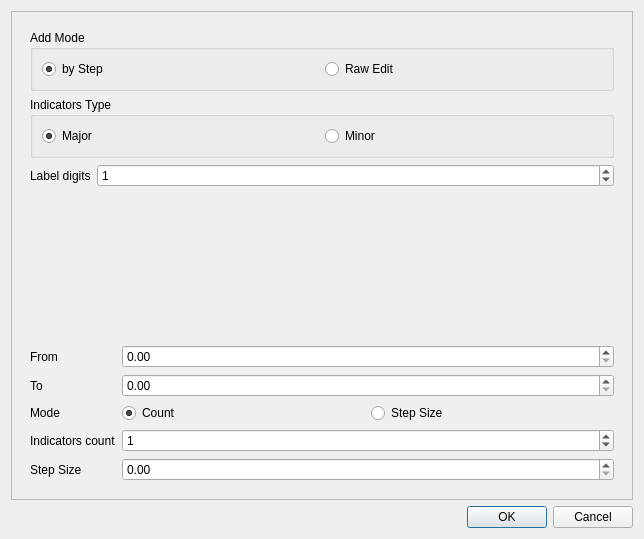
<?xml version="1.0" encoding="UTF-8"?>
<ui version="4.0">
 <class>AddLiIndicatorsDialog</class>
 <widget class="QDialog" name="AddLiIndicatorsDialog">
  <property name="geometry">
   <rect>
    <x>0</x>
    <y>0</y>
    <width>644</width>
    <height>539</height>
   </rect>
  </property>
  <property name="windowTitle">
   <string>Dialog</string>
  </property>
  <layout class="QVBoxLayout" name="verticalLayout">
   <item>
    <widget class="QScrollArea" name="scrollArea">
     <property name="widgetResizable">
      <bool>true</bool>
     </property>
     <widget class="QWidget" name="scrollAreaWidgetContents">
      <property name="geometry">
       <rect>
        <x>0</x>
        <y>0</y>
        <width>620</width>
        <height>484</height>
       </rect>
      </property>
      <layout class="QVBoxLayout" name="verticalLayout_2">
       <property name="sizeConstraint">
        <enum>QLayout::SizeConstraint::SetMinAndMaxSize</enum>
       </property>
       <item>
        <widget class="QWidget" name="widget" native="true">
         <layout class="QFormLayout" name="formLayout">
          <item row="0" column="0" colspan="2">
           <widget class="QGroupBox" name="groupBox">
            <property name="title">
             <string>Add Mode</string>
            </property>
            <layout class="QHBoxLayout" name="horizontalLayout_4">
             <item>
              <widget class="QRadioButton" name="byStepRadioButton">
               <property name="text">
                <string>by Step</string>
               </property>
               <property name="checked">
                <bool>true</bool>
               </property>
              </widget>
             </item>
             <item>
              <widget class="QRadioButton" name="rawEditRadioButton">
               <property name="text">
                <string>Raw Edit</string>
               </property>
               <property name="checked">
                <bool>false</bool>
               </property>
              </widget>
             </item>
            </layout>
           </widget>
          </item>
          <item row="2" column="0">
           <widget class="QLabel" name="stringPrecisionLabel">
            <property name="text">
             <string>Label digits</string>
            </property>
           </widget>
          </item>
          <item row="2" column="1">
           <widget class="QSpinBox" name="stringPrecisionSpinBox">
            <property name="maximum">
             <number>6</number>
            </property>
            <property name="value">
             <number>1</number>
            </property>
           </widget>
          </item>
          <item row="1" column="0" colspan="2">
           <widget class="QGroupBox" name="groupBox_2">
            <property name="title">
             <string>Indicators Type</string>
            </property>
            <layout class="QHBoxLayout" name="horizontalLayout">
             <item>
              <widget class="QRadioButton" name="majorRadioButton">
               <property name="text">
                <string>Major</string>
               </property>
               <property name="checked">
                <bool>true</bool>
               </property>
              </widget>
             </item>
             <item>
              <widget class="QRadioButton" name="minorRadioButton">
               <property name="text">
                <string>Minor</string>
               </property>
              </widget>
             </item>
            </layout>
           </widget>
          </item>
         </layout>
        </widget>
       </item>
       <item>
        <widget class="ChartAxisGeneralSettings" name="generalSettings" native="true"/>
       </item>
       <item>
        <widget class="ValuesPreviewWidget" name="rawEditWidget" native="true">
         <property name="minimumSize">
          <size>
           <width>0</width>
           <height>0</height>
          </size>
         </property>
         <property name="maximumSize">
          <size>
           <width>16777215</width>
           <height>16777214</height>
          </size>
         </property>
         <property name="baseSize">
          <size>
           <width>0</width>
           <height>0</height>
          </size>
         </property>
        </widget>
       </item>
       <item>
        <widget class="QWidget" name="byStepWidget" native="true">
         <property name="minimumSize">
          <size>
           <width>200</width>
           <height>100</height>
          </size>
         </property>
         <layout class="QFormLayout" name="formLayout_2">
          <item row="0" column="0">
           <widget class="QLabel" name="fromLabel">
            <property name="text">
             <string>From</string>
            </property>
           </widget>
          </item>
          <item row="0" column="1">
           <widget class="QDoubleSpinBox" name="fromDoubleSpinBox"/>
          </item>
          <item row="1" column="0">
           <widget class="QLabel" name="toLabel">
            <property name="text">
             <string>To</string>
            </property>
           </widget>
          </item>
          <item row="1" column="1">
           <widget class="QDoubleSpinBox" name="toDoubleSpinBox"/>
          </item>
          <item row="2" column="0">
           <widget class="QLabel" name="modeLabel">
            <property name="text">
             <string>Mode</string>
            </property>
           </widget>
          </item>
          <item row="2" column="1">
           <layout class="QHBoxLayout" name="horizontalLayout_2">
            <item>
             <widget class="QRadioButton" name="countRadioButton">
              <property name="text">
               <string>Count</string>
              </property>
              <property name="checked">
               <bool>true</bool>
              </property>
             </widget>
            </item>
            <item>
             <widget class="QRadioButton" name="stepRadioButton">
              <property name="text">
               <string>Step Size</string>
              </property>
              <property name="checked">
               <bool>false</bool>
              </property>
             </widget>
            </item>
           </layout>
          </item>
          <item row="4" column="0">
           <widget class="QLabel" name="countLabel">
            <property name="text">
             <string>Indicators count</string>
            </property>
           </widget>
          </item>
          <item row="4" column="1">
           <widget class="QSpinBox" name="countSpinBox">
            <property name="value">
             <number>1</number>
            </property>
           </widget>
          </item>
          <item row="5" column="0">
           <widget class="QLabel" name="stepSizeLabel">
            <property name="text">
             <string>Step Size</string>
            </property>
           </widget>
          </item>
          <item row="5" column="1">
           <widget class="QDoubleSpinBox" name="stepSizeDoubleSpinBox"/>
          </item>
         </layout>
        </widget>
       </item>
      </layout>
     </widget>
    </widget>
   </item>
   <item>
    <widget class="QDialogButtonBox" name="buttonBox">
     <property name="orientation">
      <enum>Qt::Orientation::Horizontal</enum>
     </property>
     <property name="standardButtons">
      <set>QDialogButtonBox::StandardButton::Cancel|QDialogButtonBox::StandardButton::Ok</set>
     </property>
    </widget>
   </item>
  </layout>
 </widget>
 <customwidgets>
  <customwidget>
   <class>ChartAxisGeneralSettings</class>
   <extends>QWidget</extends>
   <header>chartaxisgeneralsettings.h</header>
   <container>1</container>
  </customwidget>
  <customwidget>
   <class>ValuesPreviewWidget</class>
   <extends>QWidget</extends>
   <header>valuespreviewwidget.h</header>
   <container>1</container>
  </customwidget>
 </customwidgets>
 <resources/>
 <connections>
  <connection>
   <sender>buttonBox</sender>
   <signal>accepted()</signal>
   <receiver>AddLiIndicatorsDialog</receiver>
   <slot>accept()</slot>
   <hints>
    <hint type="sourcelabel">
     <x>248</x>
     <y>254</y>
    </hint>
    <hint type="destinationlabel">
     <x>157</x>
     <y>274</y>
    </hint>
   </hints>
  </connection>
  <connection>
   <sender>buttonBox</sender>
   <signal>rejected()</signal>
   <receiver>AddLiIndicatorsDialog</receiver>
   <slot>reject()</slot>
   <hints>
    <hint type="sourcelabel">
     <x>316</x>
     <y>260</y>
    </hint>
    <hint type="destinationlabel">
     <x>286</x>
     <y>274</y>
    </hint>
   </hints>
  </connection>
 </connections>
</ui>
